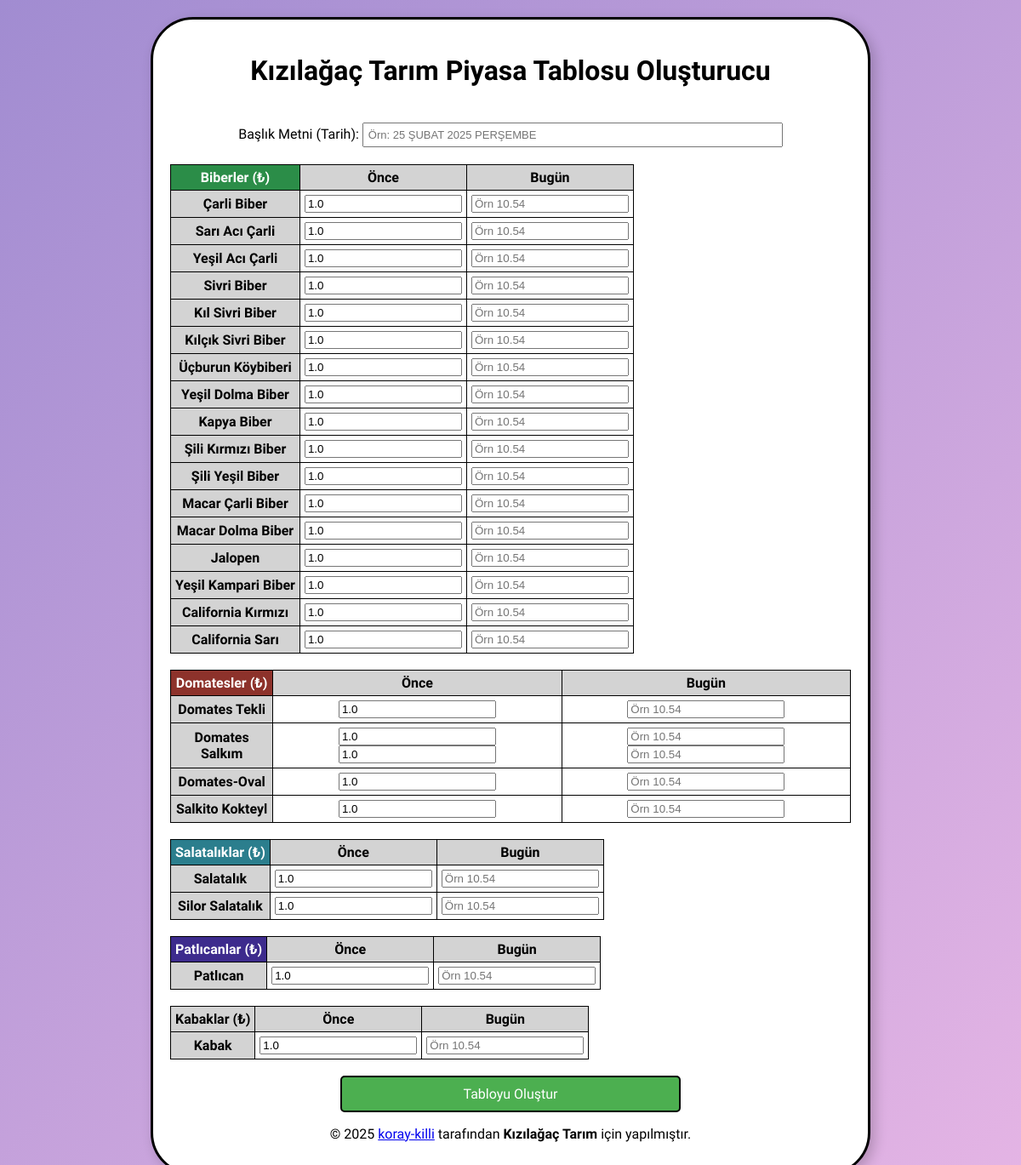
Before: / with the older database file.
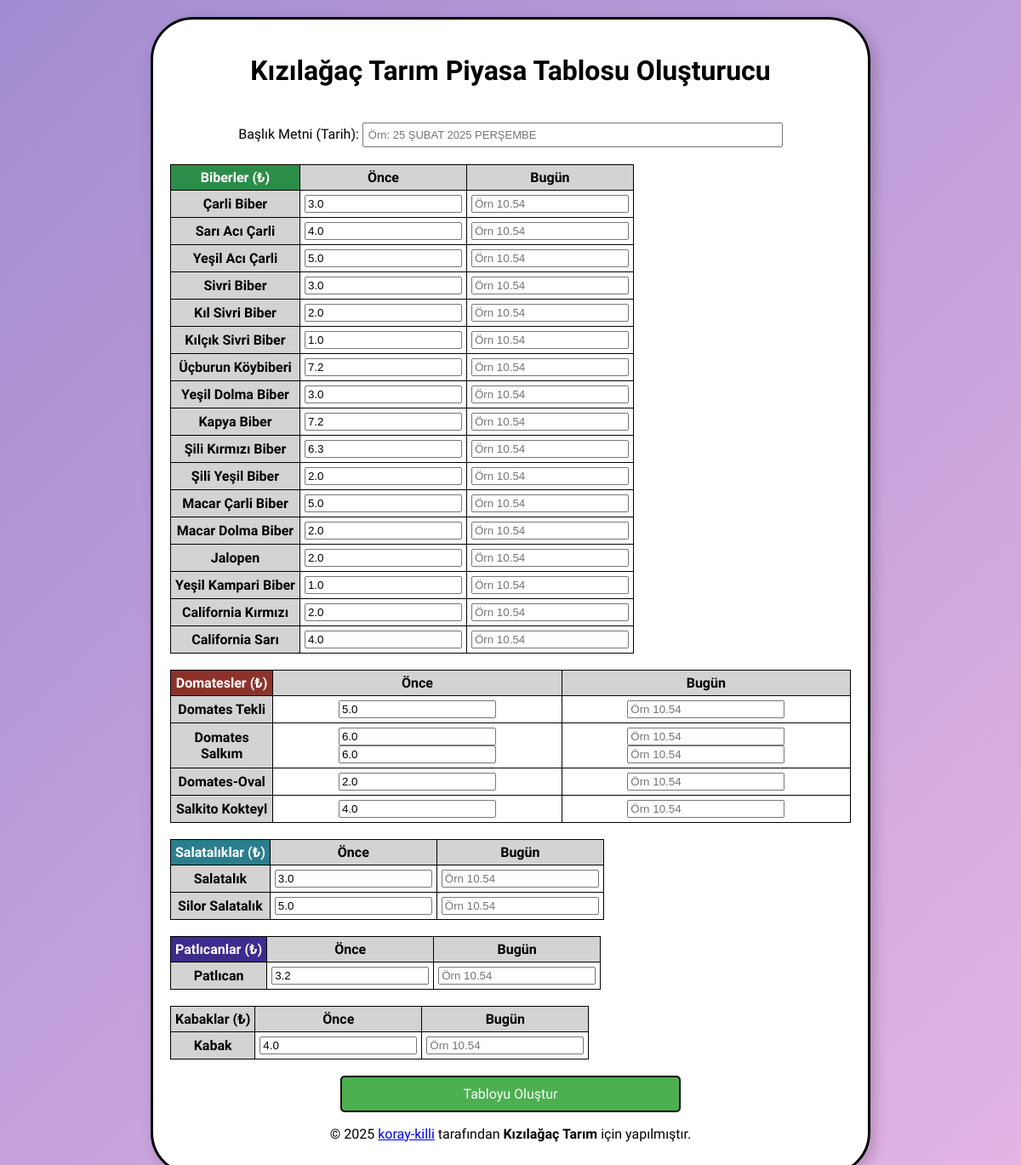
After: the same page with the newer database file.
### app.py (models this page shows, shortened)
class Sebze(db.Model): # Sebze class for init
    id = db.Column(db.Integer, primary_key=True)
    sendid = db.Column(db.String(80), nullable=False)
    price = db.Column(db.Float(120), nullable=False)

### app.py (the view)
@app.route('/', methods=['POST','GET'])
def index():
    PyVars.refresh()
    if request.method == "POST":
        img= Image.open("pillow/main_schema.png").convert("RGBA")
        up_arr = Image.open("pillow/up.png").convert("RGBA")
        down_arr = Image.open("pillow/down.png").convert("RGBA")
        eq_arr = Image.open("pillow/eq.png").convert("RGBA")
        draw = ImageDraw.Draw(img)
        font = ImageFont.truetype("pillow/font.ttf", 18)
        def request_for(input_list,once):
            output_dict = dict()
            if once == True:
                for i in input_list:
                    output_dict[i] = request.form[i+'-once']
            else:
                for i in input_list:
                    output_dict[i] = request.form[i+'-bugun']
            return output_dict
        def class_request_for(input_list):
            output_list=list()
            for i in input_list:
                output_list.append(Fiyatlar(i,request.form[i+'-once'],request.form[i+'-bugun']))
            return output_list
        baslik = request.form['date']
        item_send_biber_once = request_for(biberler.values(),once=True)
        item_send_domates_once = request_for(domatesler.values(),once=True)
        item_send_salatalik_once = request_for(salataliklar.values(),once=True)
        salkim_max_once = request.form['domates-salkim-max-once'] #Salkim range
        patlican_once= request.form['patlican-once'] # Single category
        kabak_once= request.form['kabak-once'] # Single category 2
        item_send_biber_bugun = request_for(biberler.values(),once=False)
        item_send_domates_bugun = request_for(domatesler.values(),once=False)
        item_send_salatalik_bugun = request_for(salataliklar.values(),once=False)
        salkim_max_bugun = request.form['domates-salkim-max-bugun']
        patlican_bugun = request.form['patlican-bugun']
        kabak_bugun= request.form['kabak-bugun']
        def draw_table(start_x,start_y,str_dict,color,font,once,line=0,lineadder=31,compress_list=None,suffix=" TL",single=False,ex_args=None,ex_blank=None,font_size=None):
            print(ex_args)
            if single == True:
                draw.text((start_x, start_y+line), str_dict+suffix, fill=color, font=font,anchor='rt')
                if once==True:
                    if compress_list.dun<compress_list.bugun:
                        img.paste(up_arr,(start_x+18,start_y+line-4), up_arr)
                    elif compress_list.dun>compress_list.bugun:
                        img.paste(down_arr,(start_x+18,start_y+line-4), down_arr)
                    else:
                        img.paste(eq_arr,(start_x+18,start_y+line-7), eq_arr)
                return
            for j,i in str_dict.items():
                print(i,j)
                if ex_args != None:
                    if j == ex_args:
                        draw.text((start_x-ex_blank, start_y+line), i+suffix, fill=color, font=ImageFont.truetype("pillow/font.ttf", font_size),anchor='rt')
                        print(start_y+line)
                    else:
                        draw.text((start_x, start_y+line), i+suffix, fill=color, font=font,anchor='rt')
                else:
                    draw.text((start_x, start_y+line), i+suffix, fill=color, font=font,anchor='rt')
                item_index = list(str_dict.keys()).index(j)
                if once==True:
                    if compress_list[item_index].dun<compress_list[item_index].bugun:
                        img.paste(up_arr,(start_x+18,start_y+line-4), up_arr)
                    elif compress_list[item_index].dun>compress_list[item_index].bugun:
                        img.paste(down_arr,(start_x+18,start_y+line-4), down_arr)
                    else:
                        img.paste(eq_arr,(start_x+18,start_y+line-7), eq_arr)
                line+=lineadder
            return
        draw_table(354,253,item_send_biber_once,(50, 141, 168),font,once=True,compress_list=class_request_for(biberler.values()))
        draw_table(854,253,item_send_domates_once,(50, 141, 168),font,once=True,compress_list=class_request_for(domatesler.values()),ex_args='domates-salkim',ex_blank=55,font_size=18)
        draw_table(854,423,item_send_salatalik_once,(50, 141, 168),font,once=True,compress_list=class_request_for(salataliklar.values()))
        draw_table(854,528,patlican_once,(50, 141, 168),font,once=True,compress_list=Fiyatlar('patlican',patlican_once,patlican_bugun),single=True)
        draw_table(854,606,kabak_once,(50, 141, 168),font,once=True,compress_list=Fiyatlar('kabak',kabak_once,kabak_bugun),single=True)
        draw_table(870,284,"- "+salkim_max_once,(50, 141, 168),font,once=False,single=True)
        draw_table(464,253,item_send_biber_bugun,(0, 0, 0),font,once=False)
        draw_table(964,253,item_send_domates_bugun,(0, 0, 0),font,once=False, ex_args='domates-salkim',ex_blank=24,font_size=15)
        draw_table(964,423,item_send_salatalik_bugun,(0, 0, 0),font,once=False)
        draw_table(964,528,patlican_bugun,(0, 0, 0),font,once=False,single=True)
        draw_table(964,606,kabak_bugun,(0, 0, 0),font,once=False,single=True)
        draw_table(1000,284,"- "+salkim_max_bugun,(0, 0, 0),ImageFont.truetype("pillow/font.ttf", 15),once=False,single=True)
        font = ImageFont.truetype("pillow/font.ttf", 58)
        draw.text((500,45), baslik, fill=(255, 255, 255), font=font,anchor='mm')
        img.save('static/yazili_resim.png')
        def sql_edit(input_list,obje,specific_id=None):
            if specific_id == None:
                idcount=1
            else:
                idcount = specific_id
            for item in input_list:
                with app.app_context():
                    item_to_update = db.session.get(obje, idcount)
                    if item_to_update:
                        item_to_update.price = float(item)
                        db.session.commit()
                idcount+=1
            return
        sql_edit(list(item_send_biber_bugun.values())+list( item_send_domates_bugun.values())+list(item_send_salatalik_bugun.values())+[patlican_bugun]+[salkim_max_bugun]+[kabak_bugun],Sebze)
        return redirect('/success/')
    else:
        return render_template('index.html', biberler=biberler, domatesler=domatesler, salataliklar=salataliklar, items_dict=PyVars.items_dict)

### app.py (called while the page is built)
    def refresh():
        with app.app_context(): # To use all sebze prices, we need to load first
            items = Sebze.query.all()
        for i in items:
            PyVars.items_id_dict[i.sendid + " " + str(i.id)] = i.price
            PyVars.items_dict[i.sendid] = i.price
        return

### templates/index.html (shortened to what this page needs)
<!DOCTYPE html>
<html lang="en">
<head>
    <link rel="stylesheet" href="{{ url_for('static', filename='css/style.css') }}">
</head>
<body>
    <div class="container">
    <h1>Kızılağaç Tarım Piyasa Tablosu Oluşturucu</h1>
    <form action="/" method="POST">
        Başlık Metni (Tarih): <input type="text" class="tarih" name="date" id="date" placeholder="Örn: 25 ŞUBAT 2025 PERŞEMBE" required>
     <table>
        <tr>
            <th id="title-biber">Biberler (₺)</th>
            <th>Önce</th>
            <th>Bugün</th>
        </tr>
        {% for i in biberler.keys() %}
        <tr>
            <th>{{i}}</th>
            <td><input type="number" step="0.01" name="{{biberler[i]}}-once" id="{{biberler[i]}}-once" value="{{items_dict[biberler[i]]}}" placeholder="Örn 10.54" required autocomplete="off"></td>
            <td><input type="number" step="0.01" name="{{biberler[i]}}-bugun" id="{{biberler[i]}}-bugun" placeholder="Örn 10.54" required autocomplete="off"></td>
        </tr>
        {% endfor %}
     </table>
     <br>
     <table>
        <tr>
            <th id="title-domates">Domatesler (₺)</th>
            <th>Önce</th>
            <th>Bugün</th>
        </tr>
        {% for i in domatesler.keys() %}
        {% if domatesler[i] == 'domates-salkim' %}
        <tr>
            <th>{{i}}</th>
            <td><input type="number" step="0.01" name="{{domatesler[i]}}-once" id="{{domatesler[i]}}-once" placeholder="Örn 10.54" value="{{items_dict[domatesler[i]]}}" autocomplete="off">
                <input type="number" step="0.01" name="{{domatesler[i]}}-max-once" id="{{domatesler[i]}}-max-once" placeholder="Örn 10.54" value="{{items_dict[domatesler[i]]}}" autocomplete="off"></td>
            <td><input type="number" step="0.01" name="{{domatesler[i]}}-bugun" id="{{domatesler[i]}}-bugun" placeholder="Örn 10.54" required autocomplete="off">
                <input type="number" step="0.01" name="{{domatesler[i]}}-max-bugun" id="{{domatesler[i]}}-max-bugun" placeholder="Örn 10.54" required autocomplete="off"></td>
        </tr>
        {% else %}
        <tr>
            <th>{{i}}</th>
            <td><input type="number" step="0.01" name="{{domatesler[i]}}-once" id="{{domatesler[i]}}-once" placeholder="Örn 10.54" value="{{items_dict[domatesler[i]]}}" autocomplete="off"></td>
            <td><input type="number" step="0.01" name="{{domatesler[i]}}-bugun" id="{{domatesler[i]}}-bugun" placeholder="Örn 10.54" required autocomplete="off"></td>
        </tr>
        {% endif %}
        {% endfor %}
     </table>
     <br>
     <table>
        <tr>
            <th id="title-salata">Salatalıklar (₺)</th>
            <th>Önce</th>
            <th>Bugün</th>
        </tr>
        {% for i in salataliklar.keys() %}
        <tr>
            <th>{{i}}</th>
            <td><input type="number" step="0.01" name="{{salataliklar[i]}}-once" id="{{salataliklar[i]}}-once" value = "{{items_dict[salataliklar[i]]}}" placeholder="Örn 10.54" required autocomplete="off"></td>
            <td><input type="number" step="0.01" name="{{salataliklar[i]}}-bugun" id="{{salataliklar[i]}}-bugun" placeholder="Örn 10.54" required autocomplete="off"></td>
        </tr>
        {% endfor %}
     </table>
     <br>
     <table>
        <tr>
            <th id="title-patlican">Patlıcanlar (₺)</th>
            <th>Önce</th>
            <th>Bugün</th>
        </tr>
        <tr>
            <th>Patlıcan</th>
            <td><input type="number" step="0.01" name="patlican-once" id="patlican-once" value="{{items_dict['patlican']}}" placeholder="Örn 10.54" required autocomplete="off"></td>
            <td><input type="number" step="0.01" name="patlican-bugun" id="patlican-bugun" placeholder="Örn 10.54" required autocomplete="off"></td>
        </tr>
     </table>
     <br>
     <table>
        <tr>
            <th id="title-kabaklar">Kabaklar (₺)</th>
            <th>Önce</th>
            <th>Bugün</th>
        </tr>
        <tr>
            <th>Kabak</th>
            <td><input type="number" step="0.01" name="kabak-once" id="kabak-once" value="{{items_dict['kabak']}}" placeholder="Örn 10.54" required autocomplete="off"></td>
            <td><input type="number" step="0.01" name="kabak-bugun" id="kabak-bugun" placeholder="Örn 10.54" required autocomplete="off"></td>
        </tr>
     </table>
     <br>
     <input type="submit" value="Tabloyu Oluştur">
        </form>
        <p>&copy; 2025 <a target="_blank" href="https://www.github.com/koray-killi">koray-killi</a> tarafından <b>Kızılağaç Tarım</b> için yapılmıştır.</p>
    </div>
</body>
</html>

### static/css/style.css (style rules this page uses)
body { font-family: "Roboto Condensed", sans-serif; background: linear-gradient(-45deg, #ff9a9e, #fad0c4, #fbc2eb, #a18cd1); background-size: 400% 400%; animation: gradientAnimation 6s ease infinite; }
.container { border: 3px solid black; border-radius: 30px; box-shadow: 5px 5px 0px rgba(0, 0, 0, 0.3); width: 90%; max-width: 800px; height: auto; background: white; border-radius: 50px; box-shadow: 5px 5px 15px rgba(0, 0, 0, 0.2); padding: 20px; margin: 20px auto; position: relative; align-self: center; text-align: center; }
h1 { text-align: center; }
input[type="text"], textarea { display:inline; font-size: 13px; width: 60%; }
input[type="text"].tarih { padding: 5px; margin: 20px auto; }
input[type="submit"] { border: 3px solid black; border-radius: 30px; font-family: "Roboto Condensed"; background-color: aquamarine; border-color: black; border-width: 2px; width: 50%; align-self: center; font-size: 15px; background-color: #4CAF50; color: white; padding: 10px 20px; font-size: 16px; border-radius: 5px; cursor: pointer; }
table { border-collapse:collapse; }
th, td { border: 1px solid black; padding: 5px; text-align: center; }
th { background-color: lightgray; }
th#title-biber { background-color: rgb(43, 141, 72); color: white; }
th#title-domates { background-color: rgb(141, 50, 43); color: white; }
th#title-salata { background-color: rgb(43, 126, 141); color: white; }
th#title-patlican { background-color: rgb(61, 43, 141); color: white; }

Changed rows visible on the page:
changed Sebze (number 1 of 25 on the later page): price "1.0" → "3.0"
changed Sebze (number 2 of 25 on the later page): price "1.0" → "4.0"
changed Sebze (number 3 of 25 on the later page): price "1.0" → "5.0"
changed Sebze (number 4 of 25 on the later page): price "1.0" → "3.0"
changed Sebze (number 5 of 25 on the later page): price "1.0" → "2.0"
changed Sebze (number 7 of 25 on the later page): price "1.0" → "7.2"
changed Sebze (number 8 of 25 on the later page): price "1.0" → "3.0"
changed Sebze (number 9 of 25 on the later page): price "1.0" → "7.2"
changed Sebze (number 10 of 25 on the later page): price "1.0" → "6.3"
changed Sebze (number 11 of 25 on the later page): price "1.0" → "2.0"
changed Sebze (number 12 of 25 on the later page): price "1.0" → "5.0"
changed Sebze (number 13 of 25 on the later page): price "1.0" → "2.0"
changed Sebze (number 14 of 25 on the later page): price "1.0" → "2.0"
changed Sebze (number 16 of 25 on the later page): price "1.0" → "2.0"
changed Sebze (number 17 of 25 on the later page): price "1.0" → "4.0"
changed Sebze (number 18 of 25 on the later page): price "1.0" → "5.0"
changed Sebze (number 19 of 25 on the later page): price "1.0" → "6.0"
changed Sebze (number 20 of 25 on the later page): price "1.0" → "2.0"
changed Sebze (number 21 of 25 on the later page): price "1.0" → "4.0"
changed Sebze (number 22 of 25 on the later page): price "1.0" → "3.0"
changed Sebze (number 23 of 25 on the later page): price "1.0" → "5.0"
changed Sebze (number 24 of 25 on the later page): patlican-once "1.0" → "3.2"
changed Sebze (number 25 of 25 on the later page): kabak-once "1.0" → "4.0"
